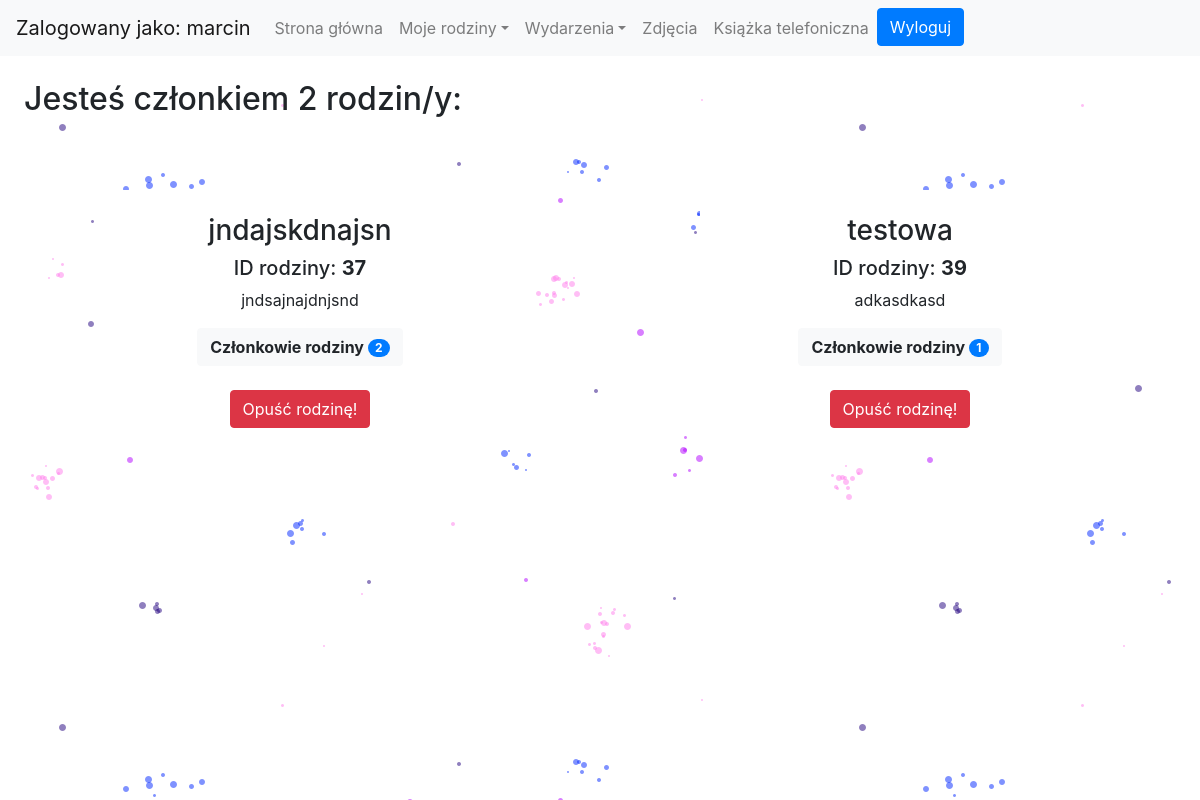
The page /loggedin/myfamilies/ (signed in) on the database as committed earlier.
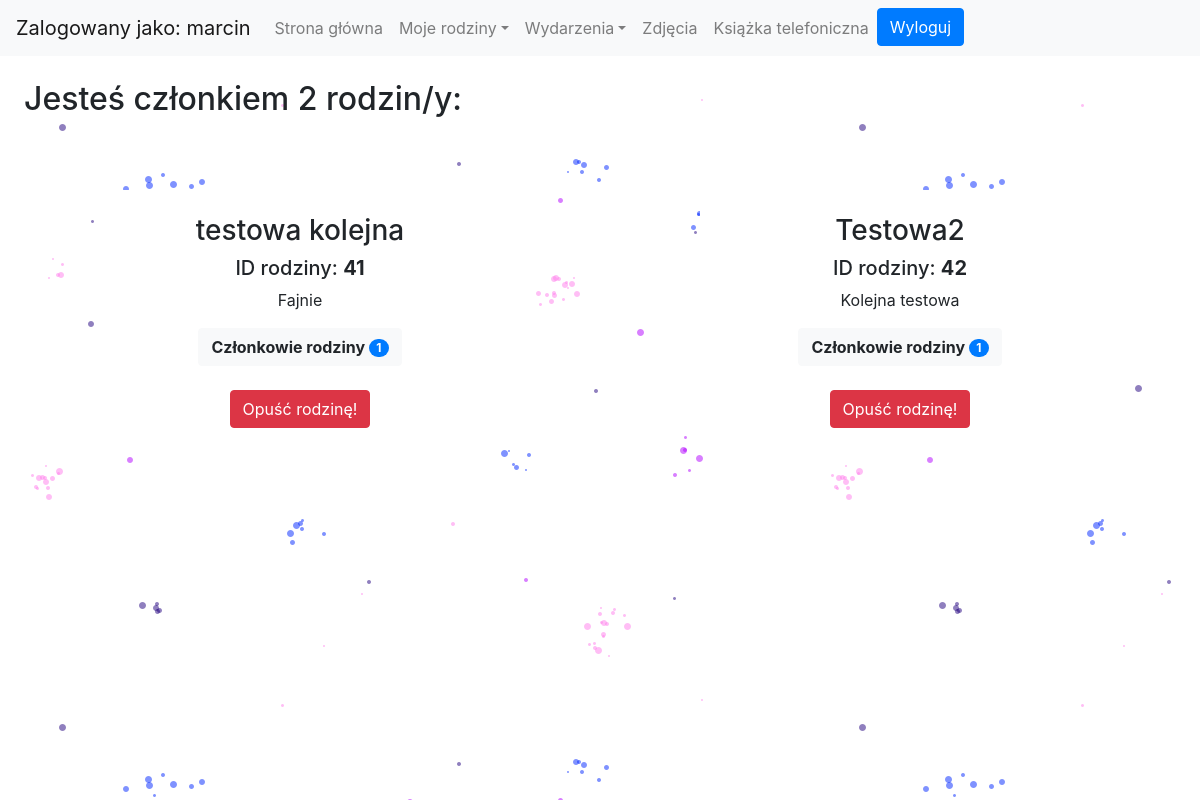
The same page on the database as committed later.
### Authentication/models.py (models this page shows, shortened)
class Family(models.Model):
    name = models.CharField(max_length=128)
    description = models.TextField(blank=True, help_text='Opcjonalne, ale na pewno czym szczególnym się odznaczacie :) ')
    members = models.ManyToManyField(Member)
    def count_members(self):
        return len(self.members.all())

### Authentication/views.py (the view, shortened to what this page needs)
# urls.py: path('loggedin/myfamilies/', Myfamilies, name='myfamilies'),
@login_required
def Myfamilies(request):
    if request.method=='GET':
        families = Family.objects.filter()
        my_families = [] # families that I belong to
        number_of_families = 0 #Number of families user belongs
        for family in families:
            for member in family.members.all():
                if str(member) == str(request.user.username):
                    my_families.append(family)
        number_of_families = len(my_families)
        return render(request, 'Authentication/myfamilies.html', {'my_families':my_families,'number_of_families':number_of_families})

### Authentication/models.py (called while the page is built)
    def __str__(self):
        return self.member

### Authentication/templates/Authentication/myfamilies.html (shortened to what this page needs)
<!doctype html>
<html lang="en">
  <head>
{% load static %}
{% load filters %}
    <link rel="stylesheet" href="https://stackpath.bootstrapcdn.com/bootstrap/4.4.1/css/bootstrap.min.css">
    <link rel="stylesheet" href="{% static 'Authentication/css/style.css' %}" />
  </head>
  <body>
<nav class="navbar fixed-top navbar-expand-lg navbar-light bg-light">
  <div class="collapse navbar-collapse" id="navbarTogglerDemo01">
    <a class="navbar-brand">Zalogowany jako: {{ user.username }}</a>
    <ul class="navbar-nav mr-auto mt-2 mt-lg-0">
        <li class="nav-item">
            <a class="nav-link" href="{% url 'logedin'%}">Strona główna</a>
        </li>
        <li class="nav-item dropdown">
            <a class="nav-link dropdown-toggle" data-toggle="dropdown" href="#" role="button" aria-haspopup="true" aria-expanded="false">Moje rodziny</a>
          </li>
          <li class="nav-item dropdown">
            <a class="nav-link dropdown-toggle" data-toggle="dropdown" href="#" role="button" aria-haspopup="true" aria-expanded="false">Wydarzenia</a>
          </li>
          <li class="nav-item">
            <a class="nav-link" href="{% url 'photos'%}">Zdjęcia</a>
          </li>
          <li class="nav-item">
            <a class="nav-link" href="{% url 'phonebook'%}">Książka telefoniczna</a>
          </li>
        <form action="{% url 'logoutuser' %}" method="POST">
            <button type="submit" class="btn btn-primary btn-block">Wyloguj</button>
        </form>
    </ul>
  </div>
</nav>
<div class="back-myfamilies" style="margin-top:10vh;">
    <h2 style="margin:3vh">Jesteś członkiem {{ number_of_families }} rodzin/y:</h2>
    <br>
    <div class="d-flex justify-content-around flex-wrap">
{% for family in my_families %}
        <div style="text-align: center;margin:3vh; min-width:400px;padding:2%;border-radius:3%;" class="bg-white">
            <h3>{{ family.name }}</h3>
                <h5>ID rodziny: <b>{{ family.pk }}</b></h5>
                <p>{{ family.description }}</p>
            <button onclick="ShowMembers({{ family.pk }})" class="btn btn-light"><b>Członkowie rodziny   </b><span class="badge badge-primary badge-pill"> {{ family.count_members }}</span></button>
                <form method="POST">
                    <input type="hidden" name="family_id" value="{{ family.pk }}" ><br>
                    <button type="submit" class="btn btn-danger">Opuść rodzinę!</button>
                </form>
        </div>
{% endfor %}
    </div>
</div>
  </body>
</html>

Rows that differ between the two databases and show on the page:
no longer on this page (row unchanged): Family: name "jndajskdnajsn", pk "37", description "jndsajnajdnjsnd", count_members "2"
no longer on this page (row unchanged): Family: name "testowa", pk "39", description "adkasdkasd", count_members "1"
added Family: name "testowa kolejna", pk "41", description "Fajnie", count_members "1"
added Family: name "Testowa2", pk "42", description "Kolejna testowa", count_members "1"
